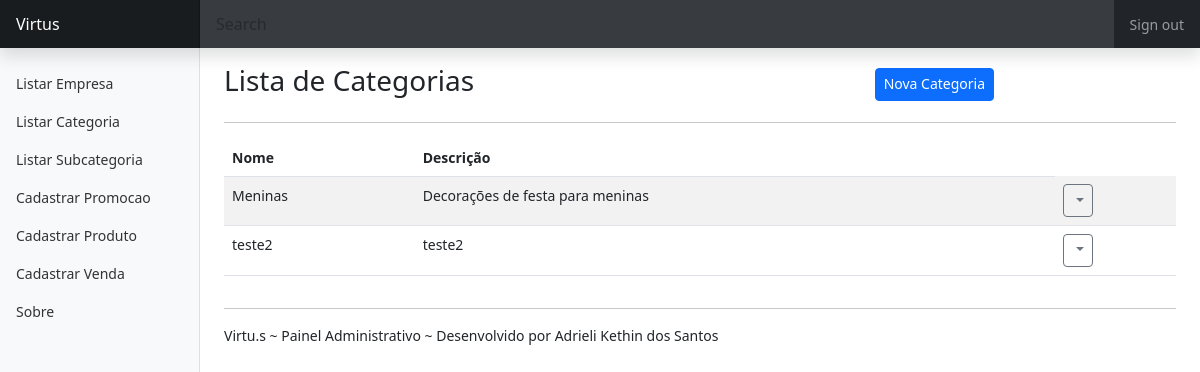
The app's page /listar/categoria/ with its own data.
### cadastros/models.py (models this page shows, shortened)
class Categoria(models.Model):
    nome = models.CharField(max_length=50)
    descricao = models.CharField(max_length=100, verbose_name="descrição")
    data_inclusao = models.DateTimeField(auto_now_add=True, verbose_name="data inclusão")
    data_alteracao = models.DateTimeField(auto_now=True, verbose_name="data alteração")
    data_exclusao = models.DateTimeField(
        verbose_name="data exclusão", null=True)
    cadastrado_por = models.ForeignKey(
        User, on_delete=models.PROTECT, related_name='categoria_cadastrada')
    alterado_por = models.ForeignKey(User, on_delete=models.PROTECT, related_name='categoria_atualizada')

### cadastros/views.py (the view)
# urls.py: path("listar/categoria/", CategoriaList.as_view(), name="listar-categoria"),
class CategoriaList(ListView, LoginRequiredMixin):
    model = Categoria
    template_name = "cadastros/list/categoria.html"

### cadastros/templates/cadastros/list/categoria.html (shortened to what this page needs)
{% extends 'paginas/modelo.html' %}
{% load static %}
{% block conteudo %}
<div class="row justify-content-center align-items-center mt-3">
    <div class="col-md-8">
        <h3 class="">Lista de Categorias</h3>
    </div>
    <div class="col-md">
        <a href="{% url 'cadastrar-categoria' %}" class="btn btn-primary btn-sm">
            Nova Categoria
        </a>
    </div>
</div>
<hr>
<div class="table-responsive-lg">
    <table class="table table-striped">
        <thead>
            <tr>
                <th>Nome</th>
                <th>Descrição</th>
            </tr>
        </thead>
        <tbody>
            {% for obj in object_list %}
            <tr class="">
                <td>{{ obj.nome }}</td>
                <td>{{ obj.descricao }}</td>
                <td>
                    <div class="dropdown">
                        <a class="btn btn-sm btn-outline-secondary dropdown-toggle" href="#" role="button"
                            data-bs-toggle="dropdown" aria-expanded="false">
                        </a>
                    </div>
                </td>
            </tr>
            {% empty %}
            <tr>
                <th colspan="100%">Nenhum registro encontrado.</th>
            </tr>
            {% endfor %}
        </tbody>
    </table>
</div>
{% endblock %}

### static/css/dashboard.css (style rules this page uses)
body { font-size: .875rem; }

### records on screen
Categoria: nome "Meninas", descricao "Decorações de festa para meninas"
Categoria: nome "teste2", descricao "teste2"
